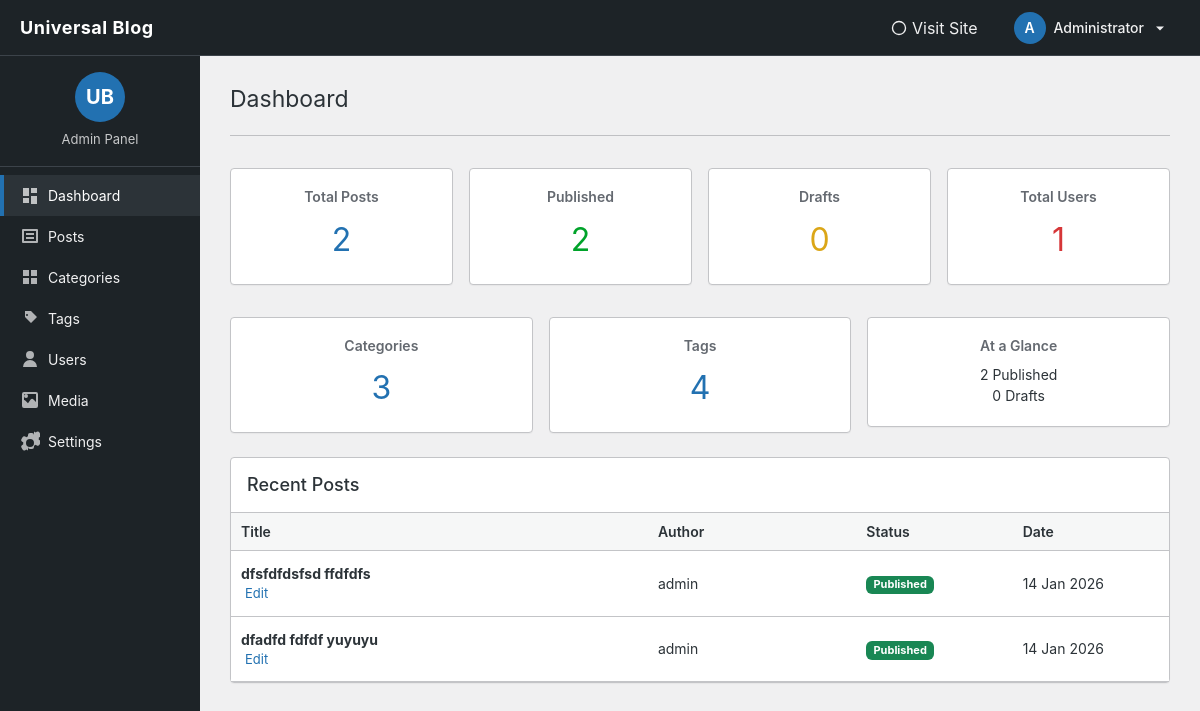
/blog/admin/dashboard (signed in), run on an earlier commit of the app's database.
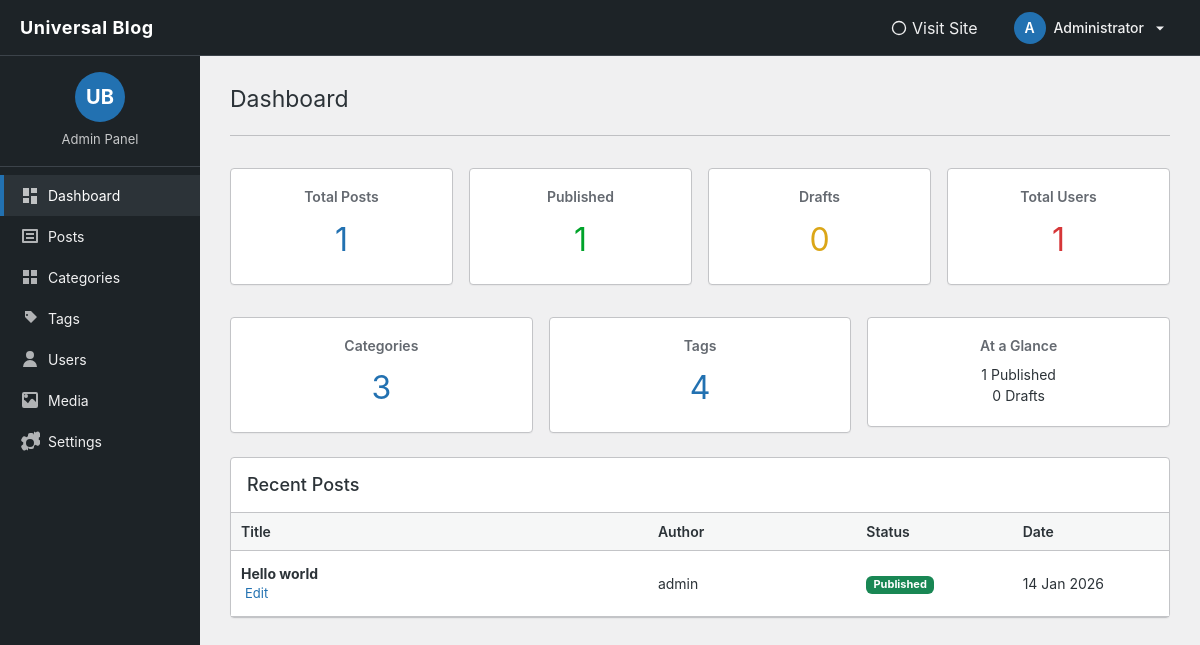
And on a later commit of the database.
### tables this page shows
CREATE TABLE `posts` (
  `id` int(11) NOT NULL,
  `user_id` int(11) NOT NULL,
  `title` varchar(255) NOT NULL,
  `slug` varchar(255) NOT NULL,
  `canonical_url` varchar(500) DEFAULT NULL,
  `content` text NOT NULL,
  `excerpt` text DEFAULT NULL,
  `status` enum('draft','published','archived','trash') DEFAULT 'draft',
  `created_at` datetime DEFAULT current_timestamp(),
  `updated_at` datetime DEFAULT current_timestamp() ON UPDATE current_timestamp(),
  `published_at` datetime DEFAULT NULL,
  `featured_image` varchar(255) DEFAULT NULL,
  `featured_image_alt` varchar(255) DEFAULT NULL,
  `meta_title` varchar(255) DEFAULT NULL,
  `meta_keywords` varchar(255) DEFAULT NULL,
  `meta_description` text DEFAULT NULL,
  `index_status` enum('index','noindex') DEFAULT 'index',
  `schema_type` varchar(50) DEFAULT 'BlogPosting',
  `schema_organization` varchar(255) DEFAULT NULL,
  `schema_logo` varchar(500) DEFAULT NULL
);

CREATE TABLE `users` (
  `id` int(11) NOT NULL,
  `username` varchar(50) NOT NULL,
  `email` varchar(100) NOT NULL,
  `password` varchar(255) NOT NULL,
  `display_name` varchar(100) DEFAULT NULL,
  `role` enum('admin','author','editor') DEFAULT 'author',
  `created_at` datetime DEFAULT current_timestamp()
);

### blog/admin/dashboard.php (the view, shortened to what this page needs)
<?php
require_once '../includes/db.php';
$totalPosts = $pdo->query("SELECT COUNT(*) FROM posts WHERE status != 'trash'")->fetchColumn();
$totalCategories = $pdo->query("SELECT COUNT(*) FROM categories")->fetchColumn();
$totalTags = $pdo->query("SELECT COUNT(*) FROM tags")->fetchColumn();
$totalUsers = $pdo->query("SELECT COUNT(*) FROM users")->fetchColumn();
$publishedPosts = $pdo->query("SELECT COUNT(*) FROM posts WHERE status = 'published'")->fetchColumn();
$draftPosts = $pdo->query("SELECT COUNT(*) FROM posts WHERE status = 'draft'")->fetchColumn();
$stmt = $pdo->query("
    SELECT p.id, p.title, p.status, p.created_at, u.username
    FROM posts p
    JOIN users u ON p.user_id = u.id
    WHERE p.status != 'trash'
    ORDER BY p.created_at DESC
    LIMIT 10
");
$posts = $stmt->fetchAll();
?>
<!DOCTYPE html>
<html lang="en">
<head>
<link href="https://cdn.jsdelivr.net/npm/bootstrap@5.3.2/dist/css/bootstrap.min.css" rel="stylesheet">
</head>
<body>
<?php require 'partials/header.php'; ?>
<div class="container-fluid">
<div class="row">
<nav class="col-md-3 col-lg-2 sidebar d-md-block" id="sidebarMenu">
    <div class="sidebar-header">
        <div class="text-center py-3">
            <div class="sidebar-logo">UB</div>
            <div class="sidebar-title">Admin Panel</div>
        </div>
    </div>
    <div class="sidebar-menu">
        <a class="active" href="dashboard.php">
            <svg width="20" height="20" fill="currentColor" class="me-2">
                <path d="M3 3h6v8H3V3zm8 0h6v5h-6V3zM3 13h6v5H3v-5zm8-2h6v8h-6v-8z"/>
            </svg>
            Dashboard
        </a>
        <a href="posts/">
            <svg width="20" height="20" fill="currentColor" class="me-2">
                <path d="M3 3h14a1 1 0 011 1v12a1 1 0 01-1 1H3a1 1 0 01-1-1V4a1 1 0 011-1zm1 2v10h12V5H4zm2 2h8v2H6V7zm0 4h8v2H6v-2z"/>
            </svg>
            Posts
        </a>
        <a href="categories/">
            <svg width="20" height="20" fill="currentColor" class="me-2">
                <path d="M3 3h6v6H3V3zm8 0h6v6h-6V3zM3 11h6v6H3v-6zm8 0h6v6h-6v-6z"/>
            </svg>
            Categories
        </a>
        <a href="tags/">
            <svg width="20" height="20" fill="currentColor" class="me-2">
                <path d="M3 3h8l6 6-6 6-6-6V3zm4 5a1 1 0 100-2 1 1 0 000 2z"/>
            </svg>
            Tags
        </a>
        <a href="users/">
            <svg width="20" height="20" fill="currentColor" class="me-2">
                <path d="M10 10a4 4 0 100-8 4 4 0 000 8zm-7 8a7 7 0 0114 0H3z"/>
            </svg>
            Users
        </a>
		<a href="../media/">
            <svg width="20" height="20" fill="currentColor" class="me-2">
                <path d="M4 2a2 2 0 00-2 2v12a2 2 0 002 2h12a2 2 0 002-2V4a2 2 0 00-2-2H4zm0 2h12v8l-2.5-2.5a2 2 0 00-2.83 0L8 13.17l-2.5-2.5a2 2 0 00-2.83 0L4 13v-9zm2 4a2 2 0 100-4 2 2 0 000 4z"/>
            </svg>
            Media
        </a>
        <a href="settings/">
            Settings
        </a>
    </div>
</nav>
<main class="col-md-9 col-lg-10">
<div class="wrap">
<h1 class="wp-heading-inline">Dashboard</h1>
<hr class="wp-header-end">
<div class="row g-3 mt-3">
<div class="col-md-3">
    <div class="stats-card">
        <h3>Total Posts</h3>
        <p class="count"><?=$totalPosts?></p>
    </div>
</div>
<div class="col-md-3">
    <div class="stats-card">
        <h3>Published</h3>
        <p class="count" style="color:#00a32a;"><?=$publishedPosts?></p>
    </div>
</div>
<div class="col-md-3">
    <div class="stats-card">
        <h3>Drafts</h3>
        <p class="count" style="color:#dba617;"><?=$draftPosts?></p>
    </div>
</div>
<div class="col-md-3">
    <div class="stats-card">
        <h3>Total Users</h3>
        <p class="count" style="color:#d63638;"><?=$totalUsers?></p>
    </div>
</div>
</div>
<div class="row g-3 mt-3">
<div class="col-md-4">
    <div class="stats-card">
        <h3>Categories</h3>
        <p class="count"><?=$totalCategories?></p>
    </div>
</div>
<div class="col-md-4">
    <div class="stats-card">
        <h3>Tags</h3>
        <p class="count"><?=$totalTags?></p>
    </div>
</div>
<div class="col-md-4">
    <div class="stats-card">
        <h3>At a Glance</h3>
        <p style="font-size:14px;margin:10px 0 0;">
            <?=$publishedPosts?> Published<br>
            <?=$draftPosts?> Drafts
        </p>
    </div>
</div>
</div>
<div class="wp-card mt-4">
<div class="p-3" style="border-bottom:1px solid var(--wp-border);">
    <h2 style="font-size:18px;margin:0;">Recent Posts</h2>
</div>
<table class="wp-list-table" style="border:none;margin:0;">
<thead>
<tr>
    <th style="width:40%">Title</th>
    <th style="width:20%">Author</th>
    <th style="width:15%">Status</th>
    <th style="width:15%">Date</th>
</tr>
</thead>
<tbody>
<?php if ($posts): foreach($posts as $row): ?>
<tr>
<td>
    <strong><?=htmlspecialchars($row['title'])?></strong>
    <div class="row-actions">
        <span><a href="posts/edit.php?id=<?=$row['id']?>">Edit</a></span>
    </div>
</td>
<td><?=htmlspecialchars($row['username'])?></td>
<td>
<span class="badge bg-<?=
$row['status']=='published'?'success':(
$row['status']=='draft'?'secondary':'warning')?>"
style="font-size:11px;">
<?=ucfirst($row['status'])?>
</span>
</td>
<td><?=date("d M Y", strtotime($row['created_at']))?></td>
</tr>
<?php endforeach; else: ?>
<tr><td colspan="4" class="text-center text-muted py-3">No posts found</td></tr>
<?php endif ?>
</tbody>
</table>
</div>
</main>
</div>
</div>
</body>
</html>

### blog/admin/partials/header.php (shortened to what this page needs)
<div class="wp-admin-header">
    <div class="container-fluid">
        <div class="d-flex justify-content-between align-items-center">
            <div class="d-flex align-items-center">
                <a href="dashboard.php" class="header-logo">
                    <strong>Universal Blog</strong>
                </a>
            </div>
            <div class="d-flex align-items-center">
                <a href="../../" target="_blank" class="header-link me-3" title="Visit Site">
                    <svg width="18" height="18" viewBox="0 0 20 20" fill="currentColor" class="me-1">
                        <path d="M10 2a8 8 0 100 16 8 8 0 000-16zm0 14.5a6.5 6.5 0 110-13 6.5 6.5 0 010 13z"/>
                    </svg>
                    <span class="d-none d-lg-inline">Visit Site</span>
                </a>
                <div class="dropdown">
                    <a href="#" class="user-menu-toggle d-flex align-items-center text-decoration-none" id="userMenuToggle" onclick="toggleUserMenu(event)">
                        <div class="user-avatar me-2">
                            <?php
                            $admin_name = $_SESSION['admin_name'] ?? 'Admin';
                            echo strtoupper(substr($admin_name, 0, 1));
                            ?>
                        </div>
                        <span class="user-name d-none d-sm-inline"><?= htmlspecialchars($admin_name) ?></span>
                        <svg width="16" height="16" viewBox="0 0 20 20" fill="currentColor" class="ms-2">
                            <path d="M5 8l5 5 5-5z"/>
                        </svg>
                    </a>
                </div>
            </div>
        </div>
    </div>
</div>

### blog/admin/partials/admin-style.php (style rules this page uses)
:root { --wp-blue: #2271b1; --wp-blue-dark: #135e96; --wp-admin-bg: #f0f0f1; --wp-sidebar-bg: #1d2327; --wp-sidebar-hover: #2c3338; --wp-accent: #2271b1; --wp-border: #c3c4c7; }
body { background: var(--wp-admin-bg); font-family: -apple-system,BlinkMacSystemFont,"Segoe UI",Roboto,Oxygen-Sans,Ubuntu,Cantarell,"Helvetica Neue",sans-serif; color: #2c3338; padding-top: 56px; }
.sidebar { background: var(--wp-sidebar-bg); min-height: calc(100vh - 56px); color: #fff; padding: 0 !important; position: sticky; top: 56px; left: 0; overflow-y: auto; z-index: 999; }
.sidebar-header { border-bottom: 1px solid #3c434a; }
.sidebar-logo { width: 50px; height: 50px; background: var(--wp-accent); border-radius: 50%; display: inline-flex; align-items: center; justify-content: center; font-weight: 700; font-size: 20px; color: #fff; margin-bottom: 8px; }
.sidebar-title { font-size: 13px; color: #f0f0f1; opacity: 0.8; }
.sidebar-menu { padding: 8px 0; }
.sidebar a { color: #f0f0f1; text-decoration: none; padding: 10px 16px; display: flex; align-items: center; border-left: 4px solid transparent; transition: all 0.15s ease; font-size: 14px; }
.sidebar a.active { background: var(--wp-sidebar-hover); color: #fff; border-left-color: var(--wp-accent); }
.sidebar a svg { opacity: 0.7; flex-shrink: 0; }
main { padding: 20px 30px !important; }
@media (min-width: 768px) { main.col-md-9, main.col-lg-10 { margin-left: 0; } }
.wp-heading-inline { font-size: 23px; font-weight: 400; margin: 0; padding: 9px 0 4px; line-height: 1.3; }
.page-card, .wp-card { background: #fff; border: 1px solid var(--wp-border); border-radius: 4px; box-shadow: 0 1px 1px rgba(0,0,0,.04); margin-top: 20px; }
.wp-list-table { background: #fff; border: 1px solid var(--wp-border); border-spacing: 0; width: 100%; margin: 20px 0; }
.wp-list-table thead th { background: #f6f7f7; border-bottom: 1px solid var(--wp-border); padding: 8px 10px; font-weight: 600; text-align: left; font-size: 14px; }
.wp-list-table tbody tr { border-bottom: 1px solid var(--wp-border); }
.wp-list-table tbody td { padding: 12px 10px; font-size: 14px; }
.stats-card { background: #fff; border: 1px solid var(--wp-border); padding: 20px; border-radius: 4px; text-align: center; box-shadow: 0 1px 1px rgba(0,0,0,.04); }
.stats-card h3 { font-size: 14px; color: #646970; margin: 0 0 10px; font-weight: 600; }
.stats-card .count { font-size: 32px; font-weight: 400; color: var(--wp-accent); margin: 0; }
.row-actions { font-size: 13px; }
.row-actions span { display: inline-block; padding: 0 4px; }
.row-actions a { color: #2271b1; text-decoration: none; }

### blog/admin/partials/header.php (style rules this page uses)
.wp-admin-header { background: #1d2327 !important; border-bottom: 1px solid #3c434a; padding: 0; height: 56px; display: flex; align-items: center; position: fixed; top: 0; left: 0; right: 0; z-index: 1001; color: #fff; }
.wp-admin-header .container-fluid { width: 100%; padding: 0 20px; }
.header-logo { color: #fff; text-decoration: none; font-size: 18px; letter-spacing: 0.5px; transition: color 0.15s; }
.header-link { color: #f0f0f1; text-decoration: none; padding: 8px; border-radius: 4px; transition: all 0.15s; display: flex; align-items: center; }
.user-menu-toggle { color: #f0f0f1; text-decoration: none; padding: 8px 12px; border-radius: 4px; transition: all 0.15s; cursor: pointer; }
.user-avatar { width: 32px; height: 32px; border-radius: 50%; background: #2271b1; color: #fff; display: flex; align-items: center; justify-content: center; font-weight: 600; font-size: 14px; }
.user-name { font-size: 14px; font-weight: 500; color: #f0f0f1; }
.dropdown { position: relative; }

What changed in the data, as far as the page shows it:
removed posts: title "dfsfdfdsfsd ffdfdfs", user.username "admin", status "Published", created_at "14 Jan 2026"
removed posts: title "dfadfd fdfdf yuyuyu", user.username "admin", status "Published", created_at "14 Jan 2026"
added posts: title "Hello world", user.username "admin", status "Published", created_at "14 Jan 2026"
Also different on the page:
$totalPosts: "2" → "1"
$publishedPosts: "2" → "1"
